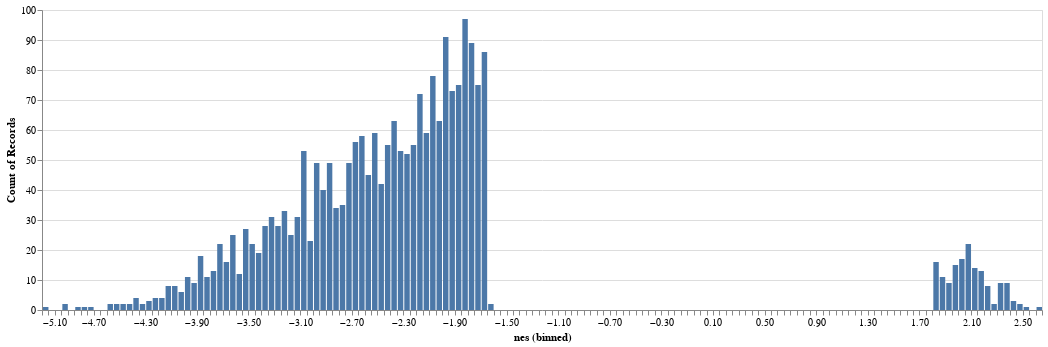

Source (notebook cell):
### Code cell
nes_dist("go", alpha=0.05)

### Figure 1 — Vega-Lite specification as saved in the notebook (floating-point values rounded to 4 significant figures; data arrays with more than 128 entries replaced by an {"elided": "..."} marker saying what was removed)
{"config": {"view": {"continuousWidth": 300, "continuousHeight": 300}}, "data": {"name": "data-da017b6039d22fbe9d21463659051259"}, "mark": {"type": "bar"}, "encoding": {"x": {"bin": {"step": 0.05}, "field": "nes", "type": "quantitative"}, "y": {"aggregate": "count", "type": "quantitative"}}, "height": 300, "width": 1000, "$schema": "https://vega.github.io/schema/vega-lite/v5.15.1.json", "datasets": {"data-da017b6039d22fbe9d21463659051259": {"elided": "2316 records"}}}
